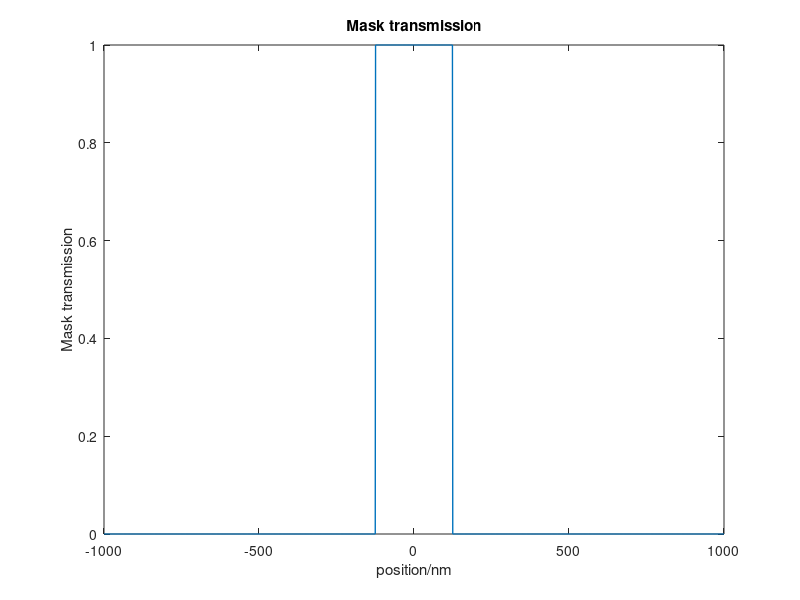
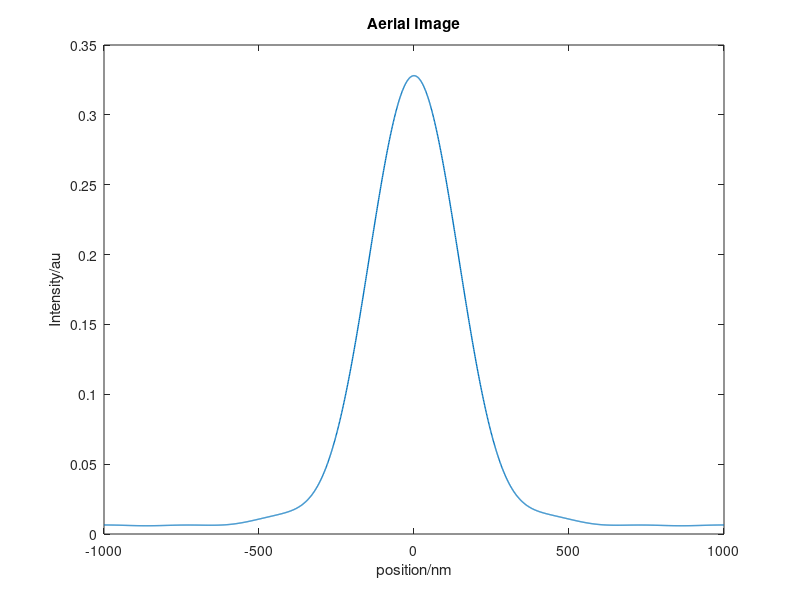

Write MATLAB code to recreate these figures, in order. (Note: this script raises an error after producing the figures.)
clear,clc
close all

%% parameters

NA=0.57;       %NA
lambda=365;   %wavelength
sigma1=0.7;  %source radius
sigma2=0;  
Fs=1;        %sampling frequence of x
% alpha=0.0005;
dill_a=0.00075;
dill_b=0.00005;
dill_c=0.0025; %the photoresist Dill's coefficient
lamp_power=30000; %lamp_power
dose=2000;        %dose
t_tot=dose/lamp_power;
nt=50;            %sampling number of t
nz=50;            %sampling number of z
thk=1000;         %photoresist thickness
r_max=50;         %maximum development rate
r_min=0.8;        %minimum development rate
ord_rea=2;        %reaction order
m_th=0.01;        %threshold concentration

%%

T=1/Fs;    
x=[-1000:T:1000];  % x range,symmetric to the Y-axis
L=length(x);

%% inconherent

fx=x*Fs/(max(x)-min(x));
fx_p_source=fx(find(abs(fx)<=sigma1*NA/lambda & abs(fx)>=sigma2*NA/lambda));
p_source_num=length(fx_p_source);
I_m=zeros(1,length(fx));

%% mask imf

mask=ones(1,length(x));
%width=70;
%pitch=140;
%mask=(square(2*pi/pitch*x)+1)/2;
%x=x-pitch/4;
%mask(find(x(x<-35)))=1;
for j=1:length(x)
    if x(j)<=-125|x(j)>=125
        mask(j)=0;
    end
end
figure(1);
plot(x,mask,'linewidth',1);
xlabel('position/nm');
ylabel('Mask transmission');
title('Mask transmission');
%xlim([-1000,1000]);
T_m=fft(mask);
T_m=fftshift(T_m);
%figure(2)
%plot(fx,abs(T_m));

%% cycle

for j=1:p_source_num

    %% pupil imf

    for k=1:L
        if abs(fx(k)-fx_p_source(j))>NA/lambda
            T_m(k)=0;
        end
    end

    %% wafer

    %E_m=ifftshift(T_m);
    E_m=ifft(T_m);
    I_m=I_m+abs(E_m).^2;
end
I_m=I_m/p_source_num;
figure(3);
plot(x,I_m,'linewidth',1);
xlabel('position/nm');
ylabel('Intensity/au');
title('Aerial Image');
%xlim([-2000,3000]);
%hold on

%% exposure
dz=thk/nz;
z=linspace(0,thk,dz);
dt=t_tot/nt;
m_xz=ones(length(z),length(x));
[x_grid,z_grid]=meshgrid(x,z);
[I_m_grid,z_grid]=meshgrid(I_m,z);
I_xz=ones(length(z),length(x));
I_xz=I_m_grid.*exp(-(dill_a*m_xz+dill_b).*z_grid);
% for i=1:length(z)
%     I_xz(i,:)=I_m*exp(-alpha*z(i));
% end
% figure(4);
% colormap(othercolor('Pastel13'));
% contourf(x_grid,z_grid,I_xz);
% set(gca,'YDir','reverse'); 
% xlabel('x/nm');
% ylabel('resist thickness/nm');
% colorbar
% title('Original exposition');
for t_e=dt:dt:t_tot
    m_xz=m_xz.*exp(-dill_c*I_xz*dt*lamp_power);
    I_xz=I_m_grid.*exp(-(dill_a*m_xz+dill_b).*z_grid);
end
figure(5);
colormap(othercolor('Pastel13'));
contourf(x_grid,z_grid,I_xz);
set(gca,'YDir','reverse'); 
xlabel('x/nm');
ylabel('resist thickness/nm');
colorbar
title('Exposition');

%% Development
a_R_xz=(ord_rea+1)/(ord_rea-1)*(1-m_th)^ord_rea;
R_xz=r_max*((a_R_xz+1)*(1-m_xz).^ord_rea)./(a_R_xz+(1-m_xz).^ord_rea)+r_min;
t_xz=cumtrapz(1./R_xz,1);
figure(6);
colormap(othercolor('Pastel13'));
contourf(x_grid,z_grid,t_xz);
set(gca,'YDir','reverse'); 
xlabel('x/nm');
ylabel('resist thickness/nm');
colorbar
title('Needed development time');